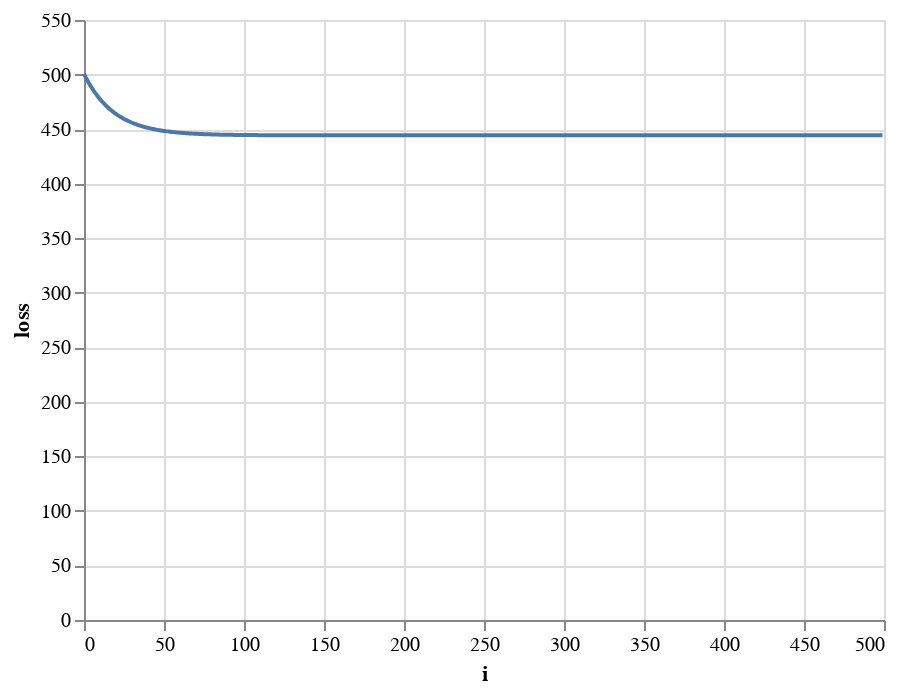

Notebook source saved alongside this figure:
### Markdown cell above
The loss does go down, but overall it's still really high:

### Code cell
loss_df = pd.DataFrame({'i':range(500), 'loss':loss_record})
alt.Chart(loss_df).mark_line().encode(x='i', y='loss')

### Figure 1 — Vega-Lite specification as saved in the notebook (floating-point values rounded to 4 significant figures; data arrays with more than 128 entries replaced by an {"elided": "..."} marker saying what was removed)
{"$schema": "https://vega.github.io/schema/vega-lite/v3.4.0.json", "config": {"mark": {"tooltip": null}, "view": {"height": 300, "width": 400}}, "data": {"name": "data-c6ff3be2e7f44161b560aed6747536be"}, "datasets": {"data-c6ff3be2e7f44161b560aed6747536be": {"elided": "500 records"}}, "encoding": {"x": {"field": "i", "type": "quantitative"}, "y": {"field": "loss", "type": "quantitative"}}, "mark": "line"}
